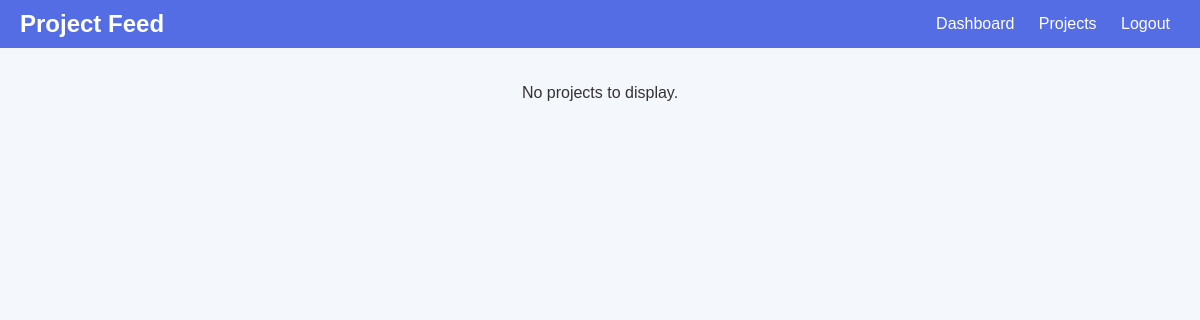
Page /showcase/ on the earlier database version.
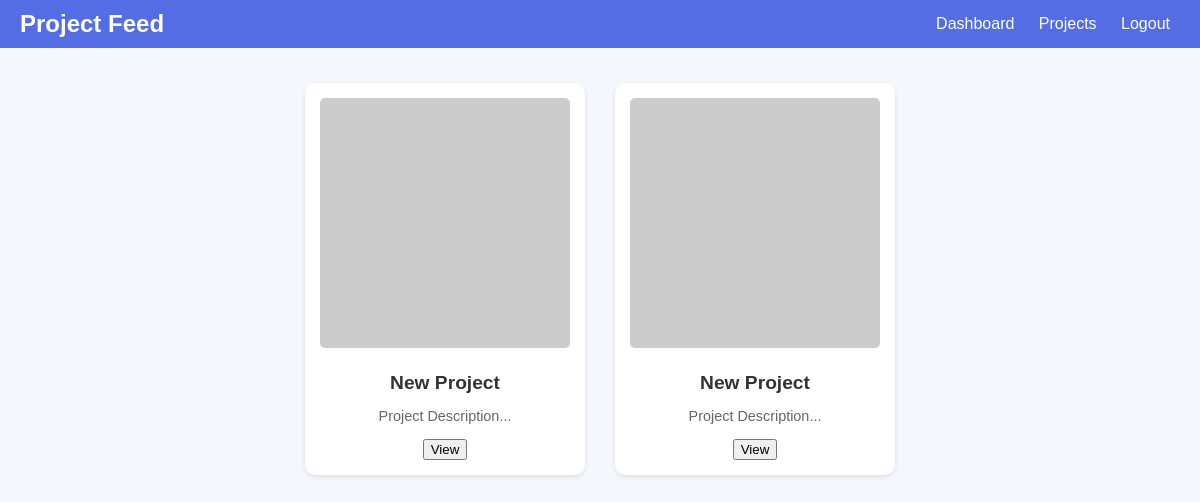
Same page on the later database version.
### profiles/models.py (models this page shows, shortened)
class Project(models.Model):
    user = models.ForeignKey(
        User,
        on_delete=models.CASCADE,
        related_name='projects',  # This creates a reverse relationship from User to Project
        verbose_name="User"
    )
    name = models.CharField(max_length=200, verbose_name="Project Name")
    description = models.TextField(verbose_name="Project Description")
    image_url = models.URLField(
        blank=True,
        null=True,
        verbose_name="Image URL"  # The URL of the project's image
    )
    link = models.URLField(
        blank=True,
        null=True,
        verbose_name="Project Link"  # The link to the project (e.g., a GitHub link)
    )
    created_at = models.DateTimeField(auto_now_add=True, verbose_name="Created At")
    updated_at = models.DateTimeField(auto_now=True, verbose_name="Updated At")
    class Meta:
        verbose_name = "Project"
        verbose_name_plural = "Projects"
        ordering = ['-created_at']  # Orders projects by most recent by default

### profiles/views.py (the view)
# urls.py: path('showcase/', views.showcase, name='showcase'),
def showcase(request):
    projects = Project.objects.all()
    return render(request, 'showcase.html', {'projects': projects})

### profiles/templates/showcase.html (shortened to what this page needs)
<!DOCTYPE html>
<html lang="en">
<head>
</head>
<body>
    <div class="navbar">
        <div class="logo">Project Feed</div>
        <div class="links">
            <a href="{% url 'dashboard' %}">Dashboard</a>
            <a href="#">Projects</a>
            <a href="{% url 'logout' %}">Logout</a>
        </div>
    </div>
    <div class="project-feed">
        {% for project in projects %}
        <div class="project-card">
            <img src="{{ project.image_url|default:'https://via.placeholder.com/250' }}" alt="{{ project.name }}">
            <h4>{{ project.name }}</h4>
            <p>{{ project.description|slice:":100" }}...</p>
            <button onclick="viewProject('{{ project.id }}')">View</button>
        </div>
        {% empty %}
        <p>No projects to display.</p>
        {% endfor %}
    </div>
</body>
</html>

Differences in the rows shown:
added Project: name "New Project", description "Project Description"
added Project: name "New Project", description "Project Description"
Other differences:
text no longer shown: "No projects to display."
